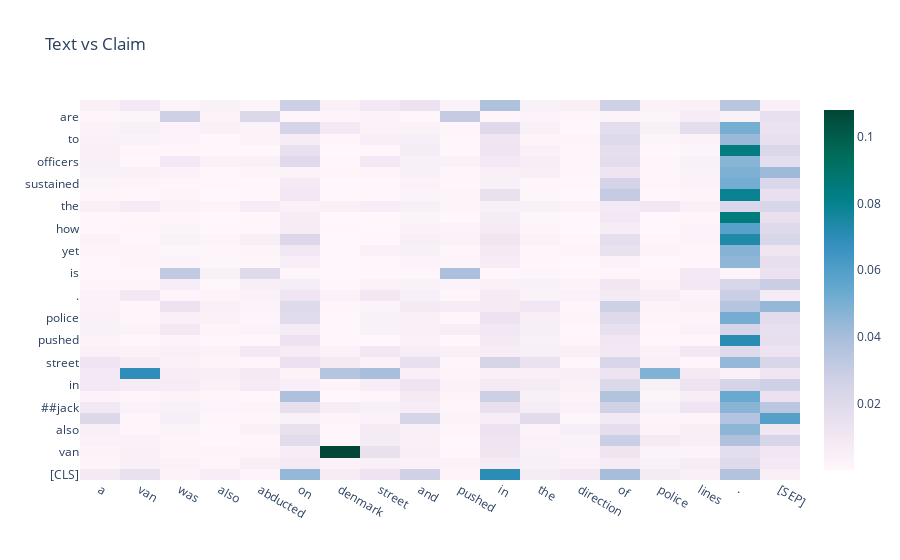

The notebook cell this image was saved under:
### Code cell
sentence_a = "A van was also hijacked in Denmark Street and pushed towards police lines. It is not yet known how serious the injuries sustained by the police officers taken to hospital are."
sentence_b = "A van was also abducted on Denmark Street and pushed in the direction of police lines."


obj.heatmap_plot(sentence_a, sentence_b, 1, 0)

### Figure 1 — Plotly figure (JSON) as saved in the notebook; plotly's stock layout.template omitted (floating-point values rounded to 4 significant figures; data arrays with more than 128 entries replaced by an {"elided": "..."} marker saying what was removed)
{"data": [{"colorscale": [[0, "rgb(255,247,251)"], [0.125, "rgb(236,226,240)"], [0.25, "rgb(208,209,230)"], [0.375, "rgb(166,189,219)"], [0.5, "rgb(103,169,207)"], [0.625, "rgb(54,144,192)"], [0.75, "rgb(2,129,138)"], [0.875, "rgb(1,108,89)"], [1, "rgb(1,70,54)"]], "type": "heatmap", "x": ["a", "van", "was", "also", "abducted", "on", "denmark", "street", "and", "pushed", "in", "the", "direction", "of", "police", "lines", ".", "[SEP]"], "y": ["[CLS]", "a", "van", "was", "also", "hi", "##jack", "##ed", "in", "denmark", "street", "and", "pushed", "towards", "police", "lines", ".", "it", "is", "not", "yet", "known", "how", "serious", "the", "injuries", "sustained", "by", "the", "police", "officers", "taken", "to", "hospital", "are", ".", "[SEP]"], "z": {"elided": "37x18 float values"}}], "layout": {"title": {"text": "Text vs Claim"}, "xaxis": {"nticks": 36}}}
